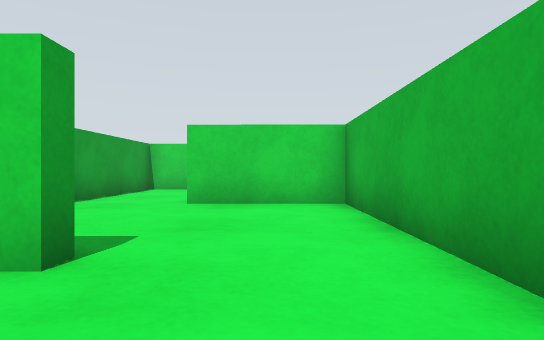
View 1 (above)

12 first-person views from a walk through a Gazebo world. The camera is 0.13 m above the floor, looks level and sees 75° across. The floor is counted in squares, 0.2 m on a side. Each view is taken from the middle of a square. On the plan, view 1 faces up. The plan holds only what a view shows up to about 10 squares ahead; the rest is blank. The place goes on beyond the plan. Robots are left out.

View 2
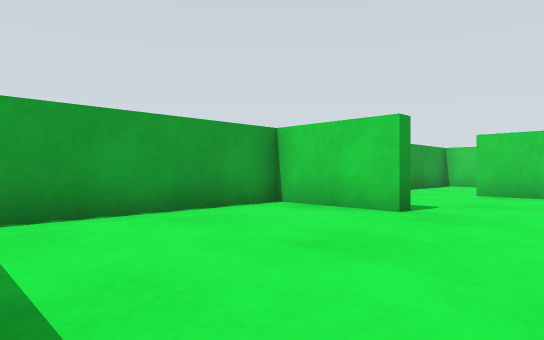

View 3
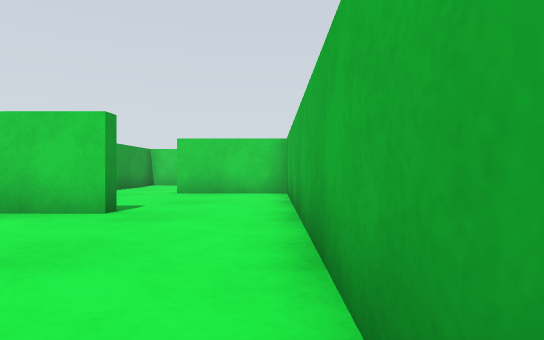

View 4
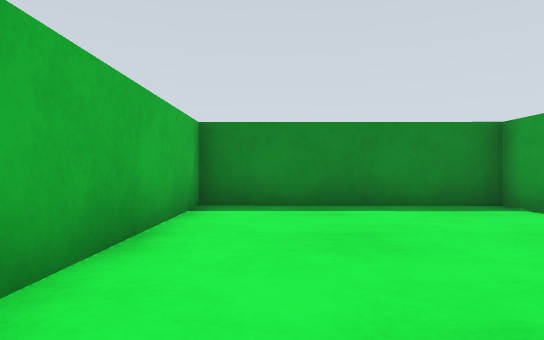

View 5
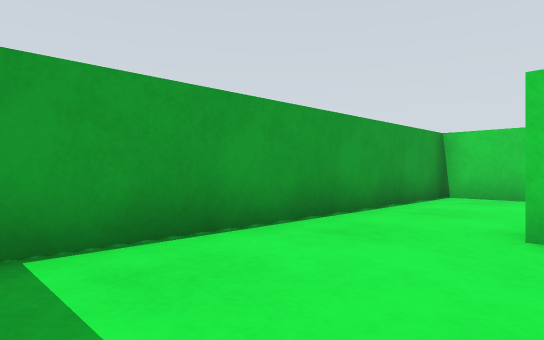

View 6
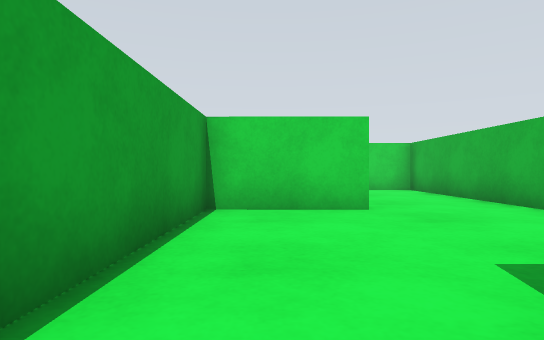

View 7
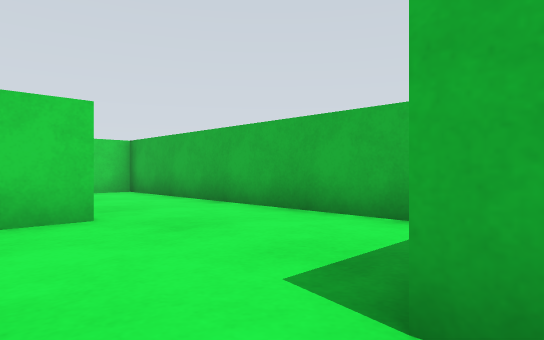

View 8
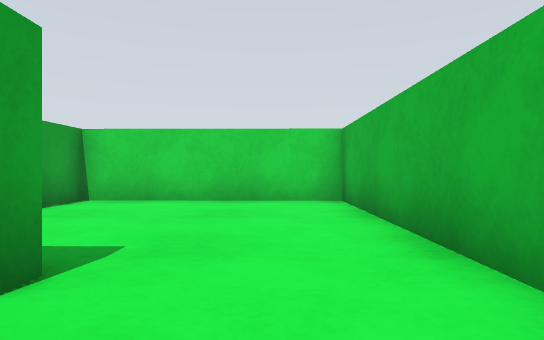

View 9
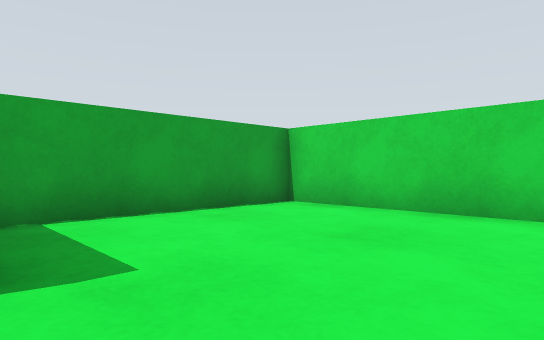

View 10
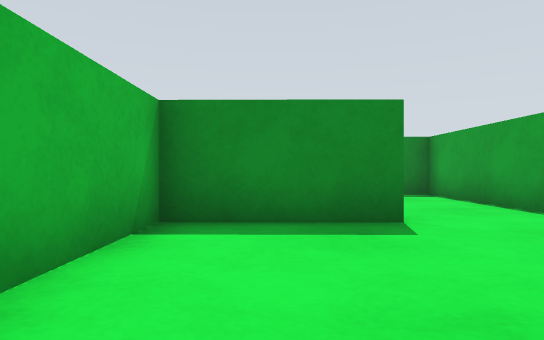

View 11
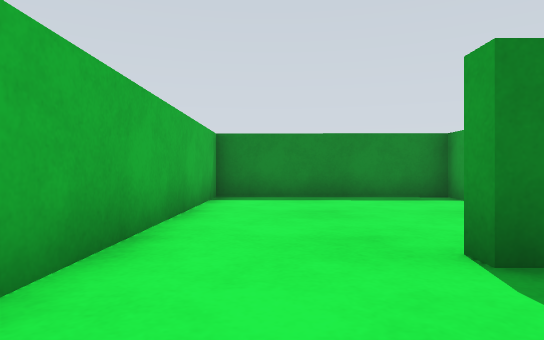

View 12
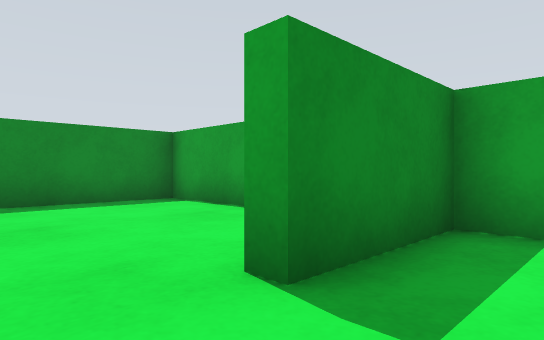

### Floor plan
Ten units are one square. View 1 is at (0, 0); x grows to the right and y downward. Boxes are objects, and circles mark ways between rooms. Rooms are numbered by the first view taken in them; rooms with no view inside come last. Other rooms are left out.
<svg viewBox="-47 -180 67 220">
<path fill="none" stroke="#000" d="M-15 -23 -41 -23 -42 34 13 35 13 -14M13 -14 14 -68 -17 -68M-41 -64 -41 -27 -15 -27 -15 -23M-14 -123 -14 -118 -41 -118 -41 -64M-16 -72 -16 -76 14 -76 14 -126M14 -126 15 -175 -40 -175 -41 -127"/>
<circle cx="0" cy="-20" r="3" fill="#2a7"/>
<circle cx="-25" cy="-70" r="3" fill="#2a7"/>
<circle cx="0" cy="-120" r="3" fill="#2a7"/>
<text x="-10" y="10">1</text>
<text x="-10" y="-40">2</text>
<text x="-10" y="-100">3</text>
<text x="-10" y="-150">4</text>
</svg>
Room 1 opens to room 2. Room 2 opens to room 3. Room 3 opens to room 4.

Where each view was taken, in squares from view 1:
view 1: 0 up, 0 right, facing up
view 2: 3 down, 1 right, facing up-left
view 3: 3 down, 1 right, facing up
view 4: 3 up, 0 right, facing down
view 5: 3 up, 1 left, facing up-left
view 6: 6 up, 3 left, facing up
view 7: 7 up, 3 left, facing up-right
view 8: 10 up, 0 right, facing up
view 9: 12 up, 1 right, facing up-left
view 10: 12 up, 0 right, facing down
view 11: 5 up, 0 right, facing down
view 12: 4 up, 0 right, facing down-left
